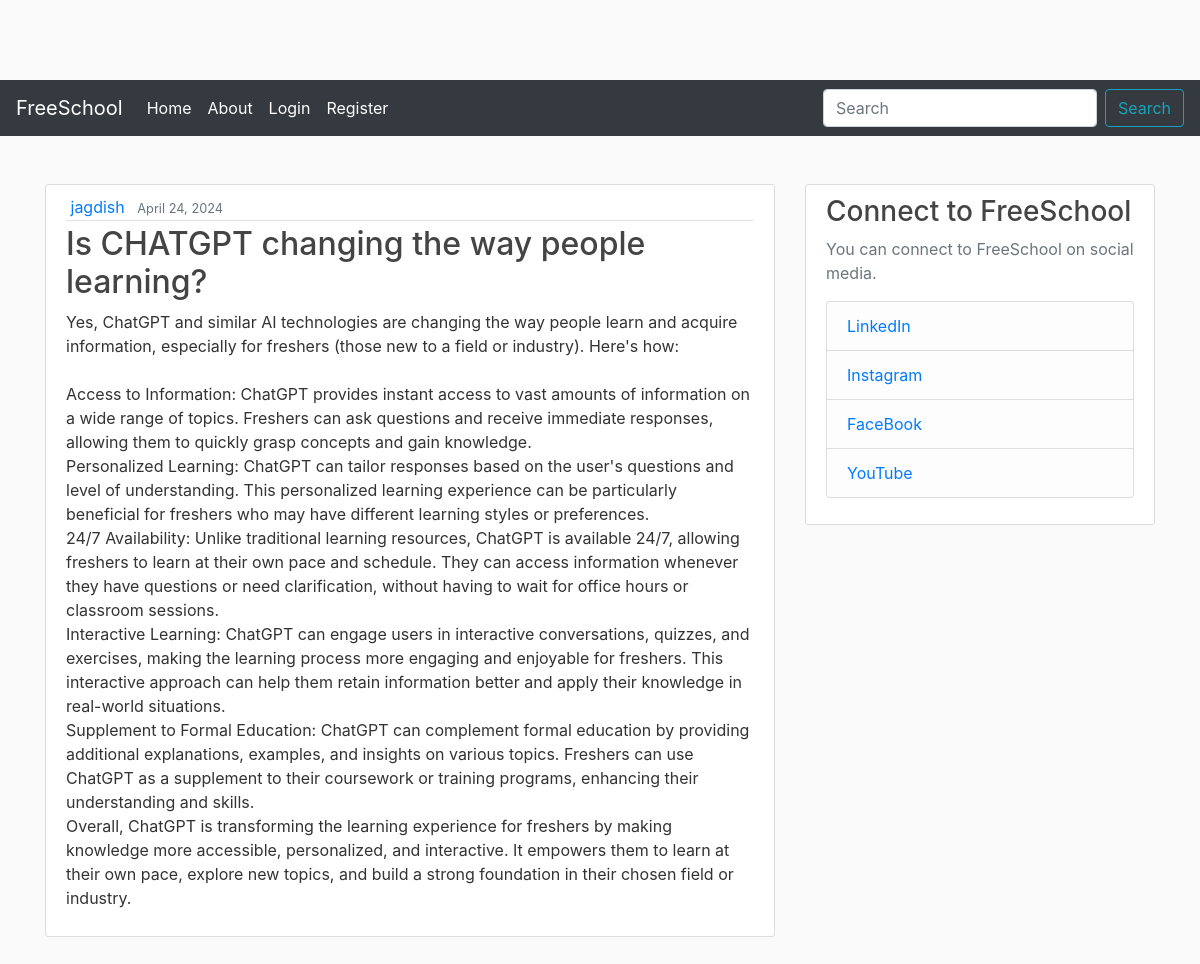
Page /detail/5/ on the committed database.
### blog/models.py (models this page shows, shortened)
class Post(models.Model):
    title = models.CharField(max_length=100)
    content = models.TextField()
    date_posted = models.DateTimeField(default=timezone.now)
    author = models.ForeignKey(User, on_delete=models.CASCADE)

### blog/views.py (the view)
# urls.py: path("detail/<int:pk>/", views.post_detail, name="detail"),
def post_detail(request, pk):
    post = get_object_or_404(Post, pk=pk)
    context = {"post": post}
    return render(request, "blog/post_detail.html", context)

### blog/templates/blog/post_detail.html (shortened to what this page needs)
{% extends "blog/base.html" %}
{% load static %}
{% block content %}
<article class="media content-section">
    <div class="media-body">
      <div class="article-metadata">
        <a class="mr-2" href="#">{{ post.author }}</a>
        <small class="text-muted">{{ post.date_posted | date:"F d, Y" }}</small>
      </div>
      <h2><a class="article-title" href="">{{ post.title }}</a></h2>
      <p class="article-content">{{ post.content }}</p>
    </div>
  </article>
{% endblock %}

### django_project/static/blog/main.css (style rules this page uses)
body { background: #fafafa; color: #333333; margin-top: 5rem; }
h1, h2, h3, h4, h5, h6 { color: #444444; }
.content-section { background: #ffffff; padding: 10px 20px; border: 1px solid #dddddd; border-radius: 3px; margin-bottom: 20px; }
.article-title { color: #444444; }
.article-content { white-space: pre-line; }
.article-metadata { padding-bottom: 1px; margin-bottom: 4px; border-bottom: 1px solid #e3e3e3 }

### rows in the picture
Post: author "jagdish", date_posted "April 24, 2024", title "Is CHATGPT changing the way people learning?", content "Yes, ChatGPT and similar AI technologies are changing the way people learn and acquire information, especially for freshers (those new to a field or industry). Here's how: Access to Information: ChatGPT provides instant access to vast amounts of information on a wide range of topics. Freshers can ask questions and receive immediate responses, allowing them to quickly grasp concepts and gain knowledge. Personalized Learning: ChatGPT can tailor responses based on the user's questions and level of understanding. This personalized learning experience can be particularly beneficial for freshers who may have different learning styles or preferences. 24/7 Availability: Unlike traditional learning…"
